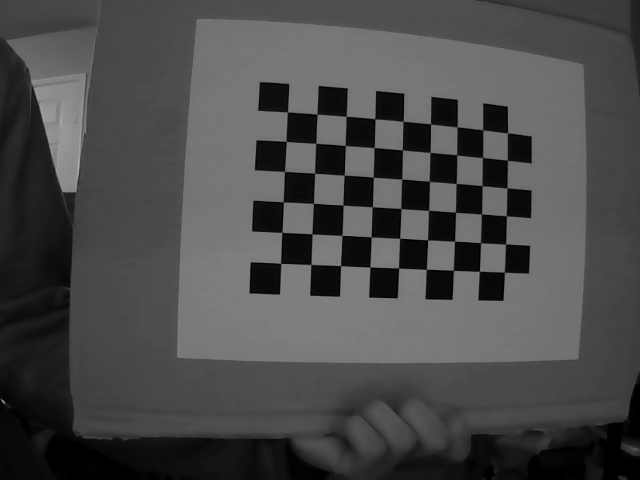
#> input picture D0/0_capture_device0.png, 640 x 480 px; its folder holds only this picture in this run
$ python opencv_calibration.py   (older library calls are emulated)
#> lines starting #> are read from the running program, lines starting #| are printed output that depends on the picture; long printed decimals are rounded
import cv2
import glob
import numpy as np

def calibrate_camera(images_folder):
    images_names = sorted(glob.glob(images_folder))
    images = []
    for imname in images_names:
        im = cv2.imread(imname, cv2.IMREAD_GRAYSCALE)
        images.append(im)

    #criteria used by checkerboard pattern detector.
    #Change this if the code can't find the checkerboard
    criteria = (cv2.TERM_CRITERIA_EPS + cv2.TERM_CRITERIA_MAX_ITER, 30, 0.001)

    rows = 6 #number of checkerboard rows.
    columns = 9 #number of checkerboard columns.
    world_scaling = 1. #0.0186    # meters
    shape = (rows, columns)

    #coordinates of squares in the checkerboard world space
    objp = np.zeros((rows*columns,3), np.float32)
    objp[:,:2] = np.mgrid[0:rows,0:columns].T.reshape(-1,2)
    objp = world_scaling* objp

    #frame dimensions. Frames should be the same size.
    width = images[0].shape[1]
    height = images[0].shape[0]

    #Pixel coordinates of checkerboards
    imgpoints = [] # 2d points in image plane.

    #coordinates of the checkerboard in checkerboard world space.
    objpoints = [] # 3d point in real world space


    for frame in images:
        gray = frame

        #find the checkerboard
        ret, corners = cv2.findChessboardCorners(gray, shape, None)

        if ret == True:

            #Convolution size used to improve corner detection. Don't make this too large.
            conv_size = (11, 11)

            #opencv can attempt to improve the checkerboard coordinates
            corners = cv2.cornerSubPix(gray, corners, conv_size, (-1, -1), criteria)
            cv2.drawChessboardCorners(frame, shape, corners, ret)
            # cv2.imshow('img', frame)

            objpoints.append(objp)
            imgpoints.append(corners)

    # cv2.waitKey(0)
    # cv2.destroyAllWindows()

    ret, mtx, dist, rvecs, tvecs = cv2.calibrateCamera(objpoints, imgpoints, (width, height), None, None)
    print('rmse:', ret)
    print('camera matrix:\n', mtx)
    print('distortion coeffs:', dist)
    print('Rs:\n', rvecs)
    print('Ts:\n', tvecs)

    return mtx, dist


# [70 lines left out: function stereo_calibrate, not called in this run]

images_names = sorted(glob.glob("D0/*"))
im = cv2.imread(images_names[0], cv2.IMREAD_GRAYSCALE)
#> im is the input picture: shape (480, 640); min 0, max 178, mean 73.9
imageSize = im.shape[::-1]
#> imageSize = (640, 480)

mtx1, dist1 = calibrate_camera(images_folder = 'D0/*')
#> the loop in calibrate_camera, `for frame in images:` made 1 pass
#> (ret, conv_size) on pass 1: (True, (11, 11))
#> after the loop in calibrate_camera, `for frame in images:`:
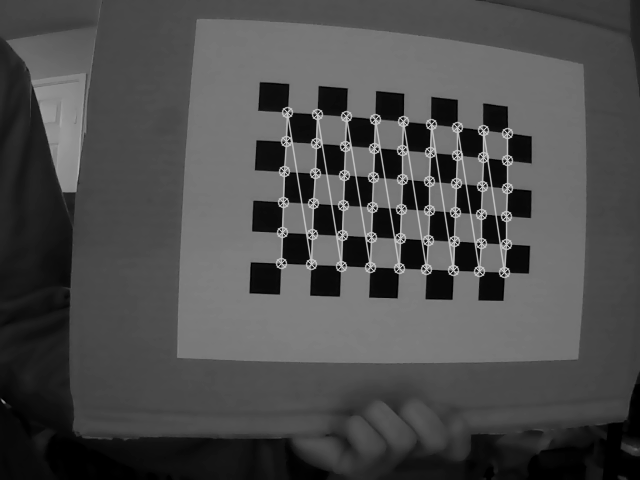
#> gray: shape (480, 640); min 0, max 200, mean 76.7
#> after the loop in calibrate_camera, `for frame in images:`: imgpoints = 1 item
#> in calibrate_camera, `ret, mtx, dist, rvecs, tvecs = cv2.calibrateCamera(objpoints, imgpoint..`: ret = 0.1; mtx = [[349.2, 0, 335.3], [0, 357.3, 258.1], [0, 0, 1]]; dist = [[-0.13, 0.0786, -0.00168, -0.00874, -0.06]]; rvecs = ([0.0583, -0.0525, -1.53],); tvecs = ([-1.81, 0.167, 11.61],)
#| rmse: 0.1002
#| camera matrix:
#|  [[349.190   0.         335.278]
#|  [  0.         357.301 258.094]
#|  [  0.           0.           1.        ]]
#| distortion coeffs: [[-0.1298  0.07859  -0.001681 -0.008742  -0.06004]]
#| Rs:
#|  (array([[ 0.05832],
#|        [-0.05248],
#|        [-1.528]]),)
#| Ts:
#|  (array([[-1.814 ],
#|        [ 0.1667],
#|        [11.607]]),)
#> mtx1 = [[349.2, 0, 335.3], [0, 357.3, 258.1], [0, 0, 1]]; dist1 = [[-0.13, 0.0786, -0.00168, -0.00874, -0.06]]
mtx2, dist2 = calibrate_camera(images_folder = 'D2/*')
#> (the run stopped early here; a loop or call above may not have finished)

$ run again, on D0/4_capture_device0.png
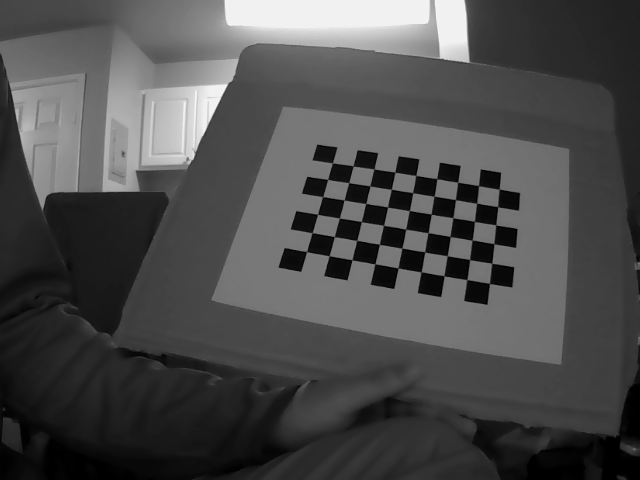
#> input picture D0/4_capture_device0.png, 640 x 480 px
#> im is the input picture: shape (480, 640); min 0, max 243, mean 76.6
#> the loop in calibrate_camera, `for frame in images:` made 1 pass
#> (ret, conv_size) on pass 1: (True, (11, 11))
#> after the loop in calibrate_camera, `for frame in images:`:
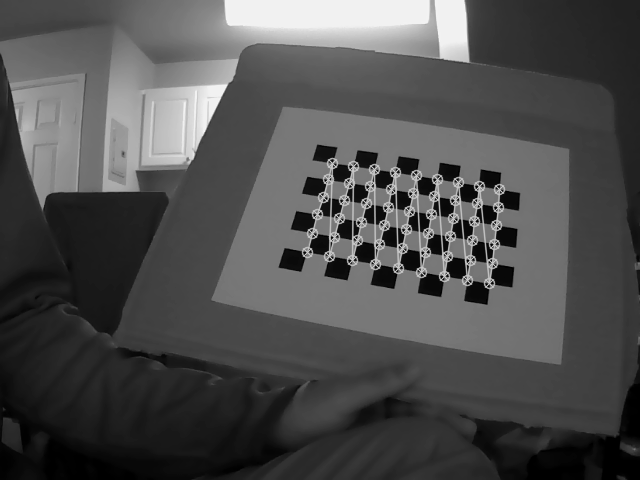
#> gray: shape (480, 640); min 0, max 243, mean 78.8
#> after the loop in calibrate_camera, `for frame in images:`: imgpoints = 1 item
#> in calibrate_camera, `ret, mtx, dist, rvecs, tvecs = cv2.calibrateCamera(objpoints, imgpoint..`: ret = 0.802; mtx = [[955.5, 0, 337.5], [0, 775.1, 343.2], [0, 0, 1]]; dist = [[-1.59, -5.85, -0.0496, 0.243, 92.74]]; rvecs = ([0.254, -0.483, -1.4],); tvecs = ([-1.27, -4.23, 35.52],)
#| rmse: 0.8018
#| camera matrix:
#|  [[955.527   0.         337.501 ]
#|  [  0.         775.062 343.248 ]
#|  [  0.           0.           1.        ]]
#| distortion coeffs: [[-1.59050078e+00 -5.85096809e+00 -4.95552433e-02  2.42688632e-01
#|    9.27408059e+01]]
#| Rs:
#|  (array([[ 0.2544],
#|        [-0.4833 ],
#|        [-1.397]]),)
#| Ts:
#|  (array([[-1.275],
#|        [-4.227],
#|        [35.517]]),)
#> mtx1 = [[955.5, 0, 337.5], [0, 775.1, 343.2], [0, 0, 1]]; dist1 = [[-1.59, -5.85, -0.0496, 0.243, 92.74]]

$ run again, on D0/5_capture_device0.png
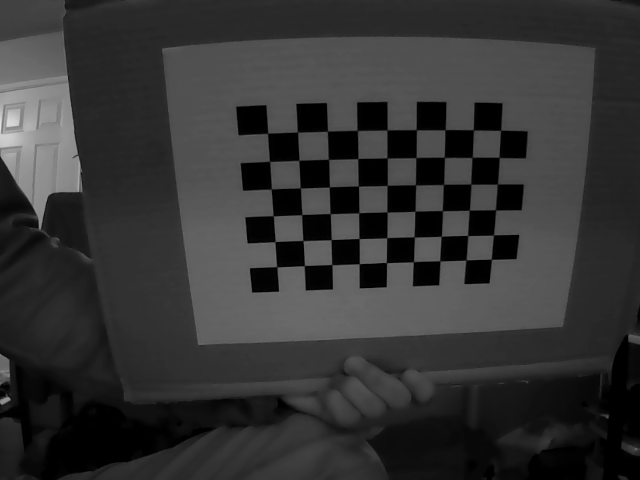
#> input picture D0/5_capture_device0.png, 640 x 480 px
#> im is the input picture: shape (480, 640); min 0, max 226, mean 51.8
#> the loop in calibrate_camera, `for frame in images:` made 1 pass
#> (ret, conv_size) on pass 1: (True, (11, 11))
#> after the loop in calibrate_camera, `for frame in images:`:
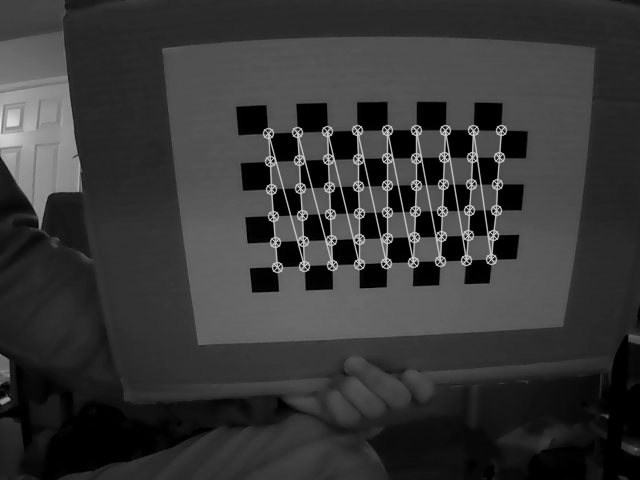
#> gray: shape (480, 640); min 0, max 226, mean 54.9
#> after the loop in calibrate_camera, `for frame in images:`: imgpoints = 1 item
#> in calibrate_camera, `ret, mtx, dist, rvecs, tvecs = cv2.calibrateCamera(objpoints, imgpoint..`: ret = 0.11; mtx = [[35.37, 0, 319.3], [0, 32.15, 239.4], [0, 0, 1]]; dist = [[-0.00122, 2.91e-06, 0.00114, 0.00028, 1.83e-09]]; rvecs = ([0.0227, 0.0197, -1.61],); tvecs = ([-1.54, 1.08, 1.29],)
#| rmse: 0.1103
#| camera matrix:
#|  [[ 35.369   0.         319.281]
#|  [  0.          32.150 239.420]
#|  [  0.           0.           1.        ]]
#| distortion coeffs: [[-1.21510310e-03  2.91285665e-06  1.13815504e-03  2.79854339e-04
#|    1.83347292e-09]]
#| Rs:
#|  (array([[ 0.02268],
#|        [ 0.01967 ],
#|        [-1.608]]),)
#| Ts:
#|  (array([[-1.540],
#|        [ 1.081 ],
#|        [ 1.285]]),)
#> mtx1 = [[35.37, 0, 319.3], [0, 32.15, 239.4], [0, 0, 1]]; dist1 = [[-0.00122, 2.91e-06, 0.00114, 0.00028, 1.83e-09]]

$ run again, on D0/6_capture_device0.png
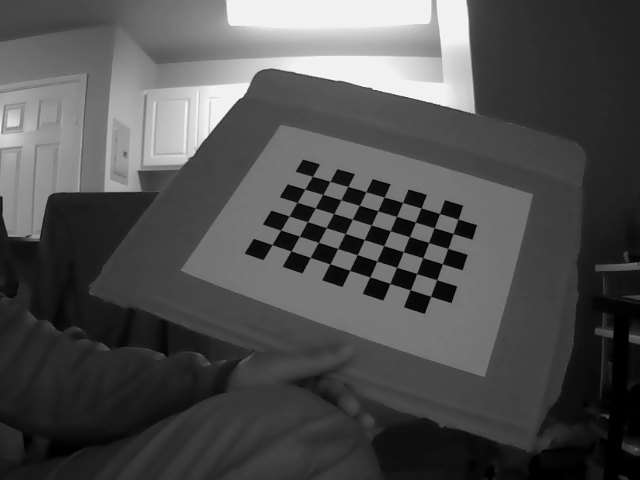
#> input picture D0/6_capture_device0.png, 640 x 480 px
#> im is the input picture: shape (480, 640); min 0, max 243, mean 78.9
#> the loop in calibrate_camera, `for frame in images:` made 1 pass
#> (ret, conv_size) on pass 1: (True, (11, 11))
#> after the loop in calibrate_camera, `for frame in images:`:
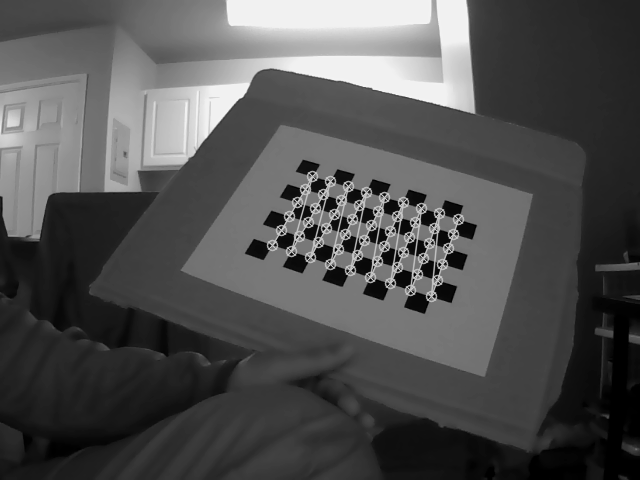
#> gray: shape (480, 640); min 0, max 243, mean 80.9
#> after the loop in calibrate_camera, `for frame in images:`: imgpoints = 1 item
#> in calibrate_camera, `ret, mtx, dist, rvecs, tvecs = cv2.calibrateCamera(objpoints, imgpoint..`: ret = 0.123; mtx = [[453, 0, 284.2], [0, 401.6, 236.4], [0, 0, 1]]; dist = [[0.133, -2.14, -0.027, -0.0275, 6.31]]; rvecs = ([-0.493, -0.246, -1.13],); tvecs = ([-0.581, 0.452, 21.8],)
#| rmse: 0.1231
#| camera matrix:
#|  [[453.019   0.         284.204]
#|  [  0.         401.639 236.443]
#|  [  0.           0.           1.        ]]
#| distortion coeffs: [[ 0.1334 -2.145 -0.02696 -0.02748  6.311]]
#| Rs:
#|  (array([[-0.4935],
#|        [-0.2462],
#|        [-1.130]]),)
#| Ts:
#|  (array([[-0.581],
#|        [ 0.4519],
#|        [21.804]]),)
#> mtx1 = [[453, 0, 284.2], [0, 401.6, 236.4], [0, 0, 1]]; dist1 = [[0.133, -2.14, -0.027, -0.0275, 6.31]]

$ run again, on D0/1_capture_device0.png
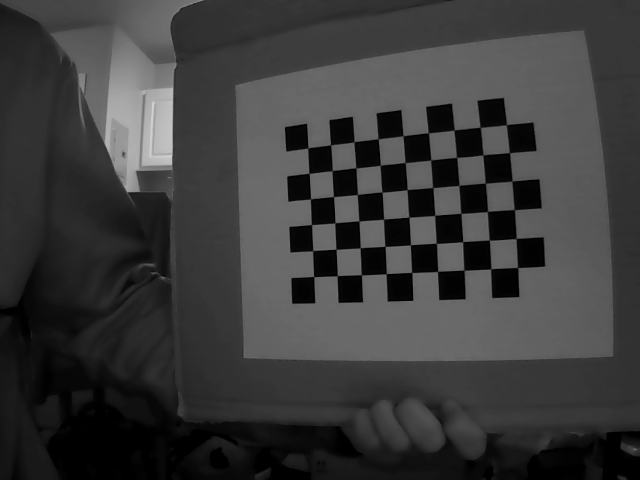
#> input picture D0/1_capture_device0.png, 640 x 480 px
#> im is the input picture: shape (480, 640); min 0, max 210, mean 58.7
#> the loop in calibrate_camera, `for frame in images:` made 1 pass
#> (ret, conv_size) on pass 1: (True, (11, 11))
#> after the loop in calibrate_camera, `for frame in images:`:
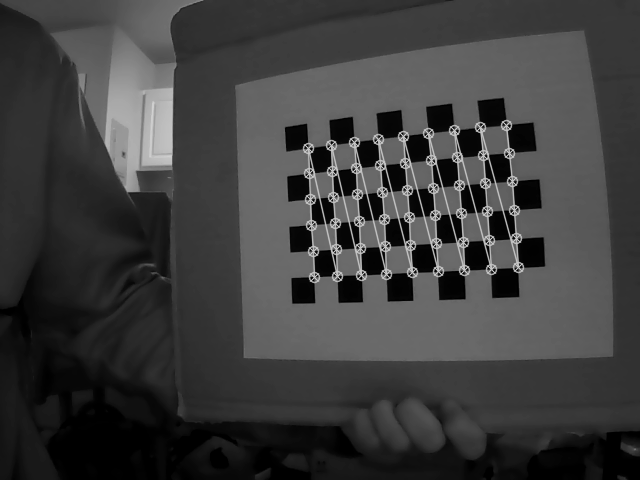
#> gray: shape (480, 640); min 0, max 210, mean 61.6
#> after the loop in calibrate_camera, `for frame in images:`: imgpoints = 1 item
#> in calibrate_camera, `ret, mtx, dist, rvecs, tvecs = cv2.calibrateCamera(objpoints, imgpoint..`: ret = 0.139; mtx = [[314, 0, 340], [0, 337.8, 239.8], [0, 0, 1]]; dist = [[-0.0974, 0.0453, 0.00173, -0.0207, -0.03]]; rvecs = ([-0.221, 0.187, -1.62],); tvecs = ([-1.07, 1.41, 12.98],)
#| rmse: 0.1392
#| camera matrix:
#|  [[314.044   0.         339.971]
#|  [  0.         337.792 239.817]
#|  [  0.           0.           1.        ]]
#| distortion coeffs: [[-0.09742  0.0453  0.001727 -0.02069 -0.03]]
#| Rs:
#|  (array([[-0.2209],
#|        [ 0.1874],
#|        [-1.617]]),)
#| Ts:
#|  (array([[-1.070],
#|        [ 1.410],
#|        [12.975]]),)
#> mtx1 = [[314, 0, 340], [0, 337.8, 239.8], [0, 0, 1]]; dist1 = [[-0.0974, 0.0453, 0.00173, -0.0207, -0.03]]
